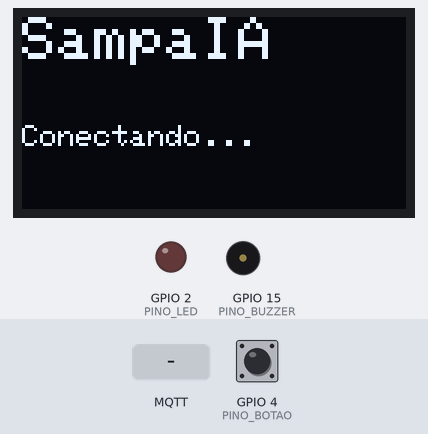
Bench run of a sketch on a simulated ESP32. Parts: 128×64 one-colour display, output pins drawn as LEDs (lit = HIGH), buzzer (waves = sounding). Inputs (shaded band) come from the test bench; at power-on: GPIO 4 (PINO_BOTAO) HIGH. WiFi joins after 1.5 s; servers stay silent unless stated; no MQTT or app messages arrive unless stated; what the sketch prints to the serial monitor is not drawn.

Above: at 2.8 s.
2.9 s: MQTT message "1" arrives on the first subscribed topic
At 3.9 s:
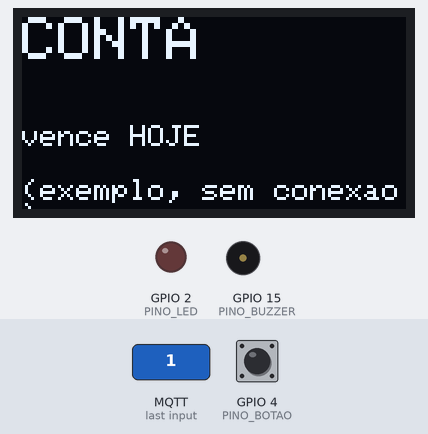
4.4 s: GPIO 4 (PINO_BOTAO) pulled LOW for 0.15 s
At 5.7 s:
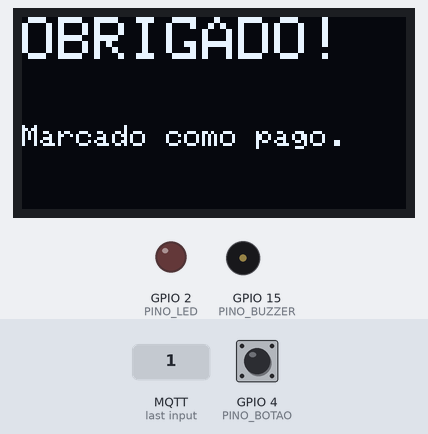
7.5 s: GPIO 4 (PINO_BOTAO) pulled LOW for 1 s
At 7.66 s:
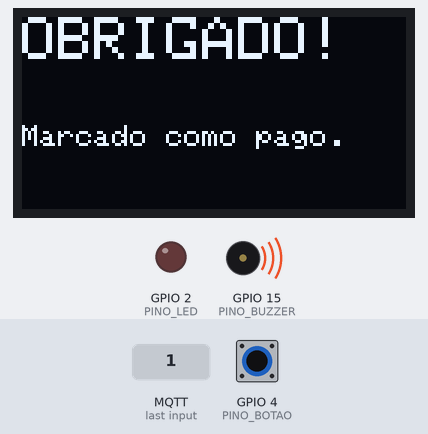
11.1 s: GPIO 4 (PINO_BOTAO) pulled LOW for 3.2 s
At 12.1 s:
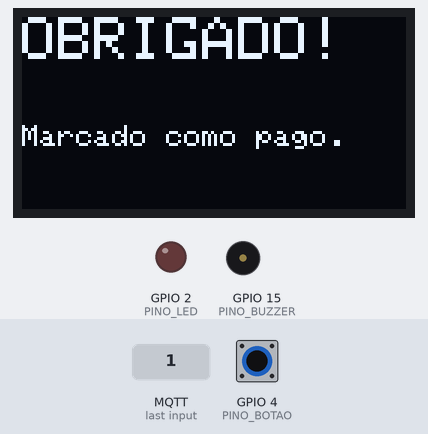
Timing chart, 0 to 14.1 s (numbered marks = the images above; inputs shaded):
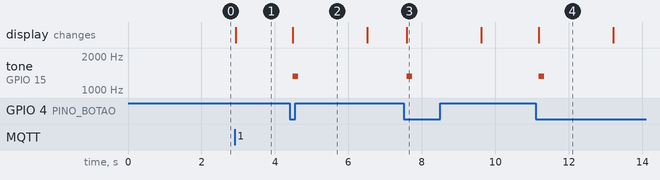

Measured:
- after the input at 2.9 s, the display: changes at once (image 1)
- after the input at 4.4 s, tone on GPIO 15 (PINO_BUZZER): silent → 1320 Hz after 0.08 s, → silent 0.15 s later; the display: changes after 0.08 s (image 2)
- after the input at 7.5 s, tone on GPIO 15 (PINO_BUZZER): silent → 1320 Hz after 0.09 s, → silent 0.15 s later; the display: changes after 0.09 s (image 3)
- after the input at 11.1 s, tone on GPIO 15 (PINO_BUZZER): silent → 1320 Hz after 0.09 s, → silent 0.15 s later; the display: changes after 0.09 s (image 4)
- what the display in image 4 shows lasts 2.0 s, from 11.2 s to 13.2 s

The sketch:

sketch.ino
```cpp
// SampaIA — lembrete físico para idosos (ESP32 no Wokwi).
// Mostra o próximo vencimento no display, acende o LED e toca o buzzer na véspera.
// Botão "Já paguei" marca o lembrete como concluído na API de Lembretes.
// Conversa por MQTT com o Node-RED da VM (infra/03_nodered.sh), que chama a API em localhost:
// nenhum lado precisa de URL pública nem de túnel.

#include <WiFi.h>
#include <PubSubClient.h>
#include <ArduinoJson.h>
#include <Wire.h>
#include <Adafruit_GFX.h>
#include <Adafruit_SSD1306.h>

// ---- Configuração ----
// DISPOSITIVO tem de ser igual ao SAMPAIA_DISPOSITIVO da VM (ver /etc/sampaia/sampaia.env).
// Funciona como senha dos tópicos: não use um código fácil de adivinhar.
const char* DISPOSITIVO = "casa-7f3k9q";
const char* MQTT_BROKER = "broker.hivemq.com";  // mesmo broker do Node-RED
const int MQTT_PORTA = 1883;
const char* WIFI_SSID = "Wokwi-GUEST";
const char* WIFI_SENHA = "";
const unsigned long INTERVALO_MS = 30UL * 60UL * 1000UL;  // pede o próximo a cada 30 min
const unsigned long ESPERA_RESPOSTA_MS = 15000;          // sem resposta: mostra o exemplo

// Se a API não responder, mostra este exemplo (dados simulados) para a demonstração não parar.
const char* EXEMPLO_JSON = "{\"id\":0,\"titulo\":\"Conta de água\",\"dias\":1,\"alerta\":true}";

// Definida antes de qualquer função: o Arduino insere os protótipos
// automáticos antes da primeira função, e eles precisam conhecer o tipo.
struct Lembrete {
  int id = -1;            // -1 = nada vencendo; 0 = exemplo embutido
  String titulo;
  int dias = 0;
  bool alerta = false;
};

// ---- Pinos (iguais ao diagram.json) ----
const int PINO_LED = 2;
const int PINO_BUZZER = 15;
const int PINO_BOTAO = 4;

Adafruit_SSD1306 tela(128, 64, &Wire, -1);
WiFiClient rede;
PubSubClient mqtt(rede);

// Tópicos: sampaia/<DISPOSITIVO>/pedir | concluir | lembrete | status
String topico(const char* acao) { return String("sampaia/") + DISPOSITIVO + "/" + acao; }

Lembrete atual;
unsigned long ultimaConsulta = 0;
unsigned long pediuEm = 0;
bool recebeu = false;

// O display usa fonte sem acentos: "água" vira "AGUA".
String semAcento(String s) {
  const char* de[] = {"á","à","â","ã","é","ê","í","ó","ô","õ","ú","ç","Á","À","Â","Ã","É","Ê","Í","Ó","Ô","Õ","Ú","Ç"};
  const char* para[] = {"a","a","a","a","e","e","i","o","o","o","u","c","A","A","A","A","E","E","I","O","O","O","U","C"};
  for (int i = 0; i < 24; i++) s.replace(de[i], para[i]);
  return s;
}

String frase(const Lembrete& l) {
  if (l.dias <= 0) return "vence HOJE";
  if (l.dias == 1) return "vence AMANHA";
  return "vence em " + String(l.dias) + " dias";
}

void mostrar(const String& linha1, const String& linha2, const String& rodape) {
  tela.clearDisplay();
  tela.setTextColor(SSD1306_WHITE);
  tela.setTextSize(2);
  tela.setCursor(0, 0);
  tela.println(linha1);
  tela.setTextSize(1);
  tela.setCursor(0, 36);
  tela.println(linha2);
  tela.setCursor(0, 54);
  tela.println(rodape);
  tela.display();
}

bool lerJson(const String& json, Lembrete& l) {
  JsonDocument doc;
  if (deserializeJson(doc, json)) return false;
  l.id = doc["id"] | 0;
  l.titulo = semAcento(doc["titulo"] | "Conta");
  l.titulo.toUpperCase();
  l.dias = doc["dias"] | 0;
  l.alerta = doc["alerta"] | false;
  return true;
}

// Pede ao Node-RED o próximo lembrete; a resposta chega em recebida().
void consultar() {
  if (mqtt.connected()) {
    mqtt.publish(topico("pedir").c_str(), "1");
    Serial.println("MQTT -> pedir");
  }
  pediuEm = millis();
}

// Mensagem do Node-RED em sampaia/<DISPOSITIVO>/lembrete (fica retida no broker).
void recebida(char* topicoMsg, byte* dados, unsigned int tamanho) {
  String json;
  for (unsigned int i = 0; i < tamanho; i++) json += (char)dados[i];
  Serial.printf("MQTT <- %s: %s\n", topicoMsg, json.c_str());
  Lembrete novo;
  if (!lerJson(json, novo)) return;
  atual = novo;
  recebeu = true;
  atualizarTela();
}

void conectarMqtt() {
  if (WiFi.status() != WL_CONNECTED || mqtt.connected()) return;
  String id = String("sampaia-esp32-") + String((uint32_t)ESP.getEfuseMac(), HEX);
  // "offline" retido como last will: o Node-RED mostra se o aparelho caiu.
  if (mqtt.connect(id.c_str(), topico("status").c_str(), 1, true, "offline")) {
    mqtt.publish(topico("status").c_str(), "online", true);
    mqtt.subscribe(topico("lembrete").c_str(), 1);
    Serial.println("MQTT conectado");
    consultar();
  } else {
    Serial.printf("MQTT falhou (estado %d)\n", mqtt.state());
  }
}

void atualizarTela() {
  if (atual.id < 0) {
    digitalWrite(PINO_LED, LOW);
    mostrar("TUDO EM", "DIA!", "Nada vencendo agora");
    return;
  }
  digitalWrite(PINO_LED, atual.alerta ? HIGH : LOW);
  mostrar(atual.titulo.substring(0, 10), frase(atual), atual.id == 0 ? "(exemplo, sem conexao)" : "Pagou? Aperte o botao");
  if (atual.alerta) tocar();
}

void tocar() {
  for (int i = 0; i < 3; i++) {
    tone(PINO_BUZZER, 880, 200);
    delay(350);
  }
}

void jaPaguei() {
  if (atual.id < 0) return;
  bool enviou = false;
  if (atual.id > 0 && mqtt.connected()) {
    String corpo = "{\"id\":" + String(atual.id) + "}";
    enviou = mqtt.publish(topico("concluir").c_str(), corpo.c_str());
    Serial.println("MQTT -> concluir " + corpo);
  }
  digitalWrite(PINO_LED, LOW);
  mostrar("OBRIGADO!", "Marcado como pago.", "");
  tone(PINO_BUZZER, 1320, 150);
  delay(2000);
  // O Node-RED marca como pago na API e publica o próximo lembrete sozinho.
  if (enviou) mostrar("OBRIGADO!", "Buscando o proximo...", "");
  else atualizarTela();
}

void setup() {
  Serial.begin(115200);
  pinMode(PINO_LED, OUTPUT);
  pinMode(PINO_BUZZER, OUTPUT);
  pinMode(PINO_BOTAO, INPUT_PULLUP);

  tela.begin(SSD1306_SWITCHCAPVCC, 0x3C);
  mostrar("SampaIA", "Conectando...", "");

  WiFi.begin(WIFI_SSID, WIFI_SENHA);
  for (int i = 0; i < 40 && WiFi.status() != WL_CONNECTED; i++) delay(250);
  Serial.println(WiFi.status() == WL_CONNECTED ? "Wi-Fi conectado" : "Sem Wi-Fi: usando exemplo");

  mqtt.setServer(MQTT_BROKER, MQTT_PORTA);
  mqtt.setCallback(recebida);
  mqtt.setBufferSize(512);
  conectarMqtt();
  pediuEm = millis();
  ultimaConsulta = millis();
}

void loop() {
  if (!mqtt.connected()) {
    static unsigned long ultimaTentativa = 0;
    if (millis() - ultimaTentativa > 5000) { ultimaTentativa = millis(); conectarMqtt(); }
  }
  mqtt.loop();

  // Sem resposta do Node-RED (broker ou VM fora do ar): exemplo embutido, para a demo não parar.
  if (!recebeu && millis() - pediuEm > ESPERA_RESPOSTA_MS && atual.id != 0) {
    lerJson(EXEMPLO_JSON, atual);
    atualizarTela();
  }
  if (digitalRead(PINO_BOTAO) == LOW) {
    delay(50);  // debounce
    if (digitalRead(PINO_BOTAO) == LOW) {
      jaPaguei();
      while (digitalRead(PINO_BOTAO) == LOW) delay(10);
    }
  }
  if (millis() - ultimaConsulta >= INTERVALO_MS) {
    consultar();
    ultimaConsulta = millis();
  }
  delay(20);
}
```
